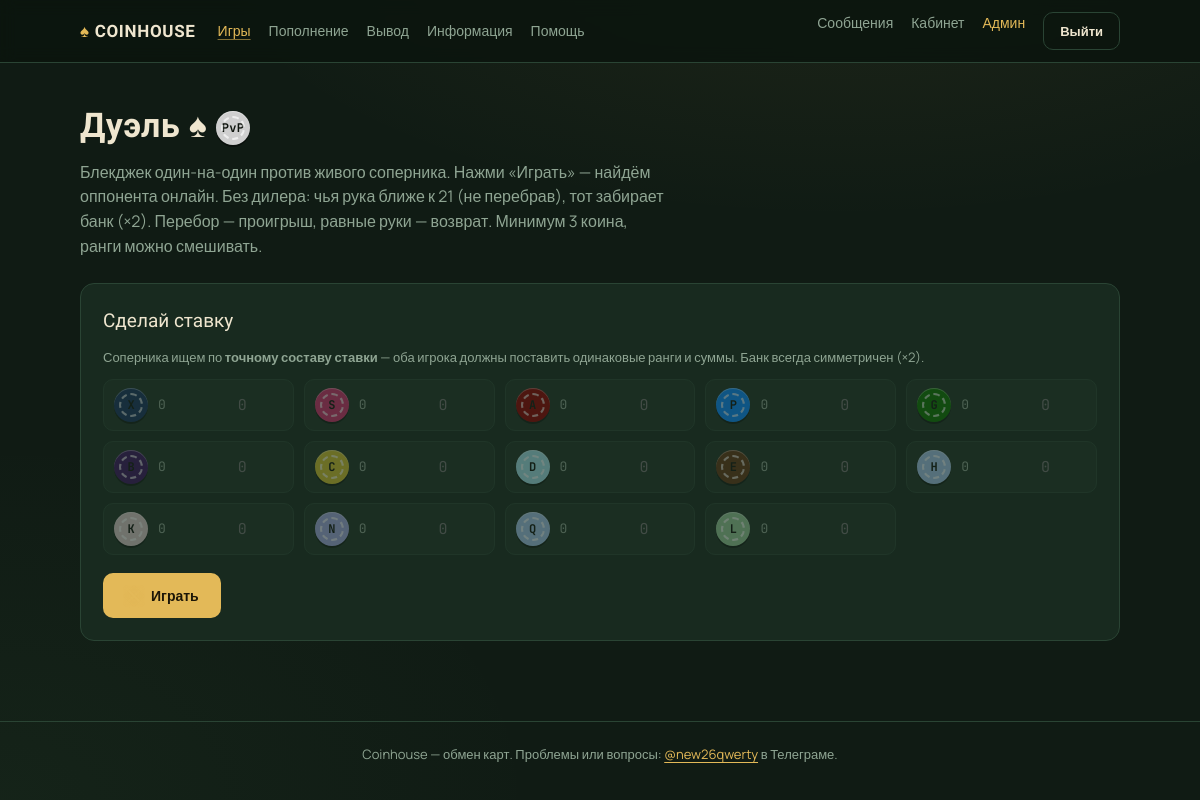
/games/duel/ (signed in), run on the app's committed database.
### core/models.py (models this page shows, shortened)
class Balance(models.Model):
    user = models.ForeignKey(settings.AUTH_USER_MODEL, on_delete=models.CASCADE, related_name="balances")
    coin = models.ForeignKey(CoinType, on_delete=models.CASCADE)
    amount = models.PositiveIntegerField(default=0)
    class Meta:
        unique_together = ("user", "coin")
        ordering = ["coin__order"]

class CoinType(models.Model):
    code = models.CharField(max_length=2, unique=True)
    name = models.CharField(max_length=40, blank=True)
    order = models.PositiveSmallIntegerField(default=0)
    class Meta:
        ordering = ["order"]

### core/views.py (the view)
# urls.py: path("games/duel/", views.duel_view, name="duel"),
@login_required
def duel_view(request):
    balances = get_balances(request.user)
    recent = (
        Duel.objects.filter(player1=request.user) | Duel.objects.filter(player2=request.user)
    ).distinct()[:10]
    return render(request, "duel.html", {
        "balances": balances,
        "min_bet": bj.MIN_BET_TOTAL,
        "recent": recent,
    })

### core/context_processors.py (called while the page is built)
def unread_messages(request):
    if request.user.is_authenticated:
        return {"unread_count": request.user.site_messages.filter(is_read=False).count()}
    return {"unread_count": 0}

def panel_pending(request):
    if request.user.is_authenticated and request.user.is_staff:
        from .models import CoinRequest
        return {"panel_pending": CoinRequest.objects.filter(status__in=["pending", "awaiting"]).count()}
    return {"panel_pending": 0}

### core/models.py (called while the page is built)
def get_balances(user):
    coins = list(CoinType.objects.all())
    existing = {b.coin_id: b for b in user.balances.select_related("coin")}
    missing = [Balance(user=user, coin=c) for c in coins if c.id not in existing]
    if missing:
        Balance.objects.bulk_create(missing, ignore_conflicts=True)
        existing = {b.coin_id: b for b in user.balances.select_related("coin")}
    return [existing[c.id] for c in coins if c.id in existing]

### templates/duel.html (shortened to what this page needs)
{% extends 'base.html' %}
{% block content %}
<h1>Дуэль <span class="suit" aria-hidden="true">♠</span> <span class="chip sm" style="vertical-align:middle">PvP</span></h1>
<p class="sub">Блекджек один-на-один против живого соперника. Нажми «Играть» — найдём оппонента онлайн. Без дилера: чья рука ближе к 21 (не перебрав), тот забирает банк (×2). Перебор — проигрыш, равные руки — возврат. Минимум {{ min_bet }} коина, ранги можно смешивать.</p>
<form id="bet-form" class="card">
  <h2 style="margin-top:0">Сделай ставку</h2>
  <p class="helper">Соперника ищем по <b>точному составу ставки</b> — оба игрока должны поставить одинаковые ранги и суммы. Банк всегда симметричен (×2).</p>
  <div class="coin-input-grid">
    {% for b in balances %}
      <div class="coin-input" {% if b.amount == 0 %}style="opacity:.45"{% endif %}>
        <span class="chip sm" data-c="{{ b.coin.code }}">{{ b.coin.code }}</span>
        <span class="helper mono">{{ b.amount }}</span>
        <input type="number" min="0" max="{{ b.amount }}" step="1" data-code="{{ b.coin.code }}" placeholder="0" {% if b.amount == 0 %}disabled{% endif %}>
      </div>
    {% endfor %}
  </div>
  <button class="btn btn-with-icon" type="submit">
    <span class="icon-swords sm" aria-hidden="true"></span>
    <span>Играть</span>
  </button>
</form>
{% endblock %}

### static/css/style.css (style rules this page uses)
:root { --bg:#101b14; --bg2:#0b140e; --surface:#182a1f; --surface2:#1f3527; --line:#2a4434; --gold:#e3b958; --gold-soft:#caa44e; --cream:#efe6cf; --muted:#8fa593; --red:#c8553d; --green:#6fbf73; --radius:14px; --font-display:'Unbounded',sans-serif; --font-body:'Manrope',sans-serif; --font-mono:'JetBrains Mono',monospace; }
* { box-sizing:border-box;margin:0;padding:0 }
html { scroll-behavior:smooth }
body { font-family:var(--font-body);color:var(--cream); background: radial-gradient(1100px 500px at 70% -10%, rgba(227,185,88,.07), transparent 60%), radial-gradient(900px 600px at 0% 100%, rgba(111,191,115,.05), transparent 60%), var(--bg); min-height:100vh;line-height:1.55; }
h1 { font-family:var(--font-display);font-weight:600;font-size:clamp(24px,4vw,34px);letter-spacing:.01em;margin-bottom:8px }
h2 { font-family:var(--font-display);font-weight:500;font-size:19px;margin:28px 0 12px }
.sub { color:var(--muted);max-width:60ch;margin-bottom:24px }
.card { background:var(--surface);border:1px solid var(--line);border-radius:var(--radius);padding:22px }
.chip { display:inline-flex;align-items:center;justify-content:center; width:46px;height:46px;border-radius:50%; font-family:var(--font-mono);font-weight:700;font-size:15px; position:relative;color:#10160f; box-shadow:0 2px 0 rgba(0,0,0,.45), inset 0 1px 0 rgba(255,255,255,.35); background:var(--c,#cfcfcf); flex:0 0 auto; }
.chip::after { content:"";position:absolute;inset:5px;border-radius:50%; border:2px dashed rgba(255,255,255,.65); }
.chip.sm { width:34px;height:34px;font-size:12px }
.chip[data-c="X"] { --c:#16355F }
.chip[data-c="S"] { --c:#CF306D }
.chip[data-c="A"] { --c:#8F0000 }
.chip[data-c="P"] { --c:#058BFF }
.chip[data-c="G"] { --c:#0C7500 }
.chip[data-c="B"] { --c:#3B1660 }
.chip[data-c="C"] { --c:#D0C22F }
.chip[data-c="D"] { --c:#9FE1E9 }
.chip[data-c="E"] { --c:#603816 }
.chip[data-c="H"] { --c:#9fc4e8 }
.chip[data-c="K"] { --c:#DBCACA }
.chip[data-c="N"] { --c:#a0a8e0 }
.chip[data-c="Q"] { --c:#9fc4e8 }
.chip[data-c="L"] { --c:#93C896 }
input[type=text],input[type=password],input[type=number],textarea,select { width:100%;background:var(--bg2);border:1px solid var(--line);color:var(--cream); border-radius:10px;padding:10px 12px;font-family:var(--font-body);font-size:15px; }
input[type=number] { font-family:var(--font-mono) }
.coin-input { display:flex;align-items:center;gap:10px;background:var(--surface2);border:1px solid var(--line);border-radius:10px;padding:8px 10px }
.coin-input input { width:90px;border:none;background:transparent;padding:6px 4px;text-align:right }
.coin-input-grid { display:grid;grid-template-columns:repeat(auto-fill,minmax(170px,1fr));gap:10px;margin:12px 0 18px }
.helper { font-size:13px;color:var(--muted) }
.btn { display:inline-block;border:none;cursor:pointer;font-family:var(--font-body);font-weight:700; font-size:14px;border-radius:10px;padding:11px 20px;transition:transform .06s ease, filter .15s; background:var(--gold);color:#1c1607; }
.mono { font-family:var(--font-mono) }
@media (hover:none) { .btn { padding:13px 22px } }
.btn-with-icon { display:inline-flex;align-items:center;gap:8px }
.icon-swords { position:relative;width:38px;height:38px;flex:0 0 auto; }
.icon-swords::before,.icon-swords::after { content:"";position:absolute;left:50%;top:50%; width:3px;height:34px;background:var(--gold);border-radius:2px; box-shadow:0 0 6px rgba(227,185,88,.25); }
.icon-swords::before { transform:translate(-50%,-50%) rotate(45deg) }
.icon-swords::after { transform:translate(-50%,-50%) rotate(-45deg) }
.icon-swords.sm { width:18px;height:18px }
.icon-swords.sm::before,.icon-swords.sm::after { width:2px;height:16px }

### data on the page
Balance: amount "0"
Balance: coin.code "S", amount "0"
Balance: coin.code "A", amount "0"
Balance: coin.code "P", amount "0"
Balance: coin.code "G", amount "0"
Balance: amount "0"
Balance: coin.code "C", amount "0"
Balance: coin.code "D", amount "0"
Balance: coin.code "E", amount "0"
Balance: coin.code "H", amount "0"
Balance: coin.code "K", amount "0"
Balance: coin.code "N", amount "0"
Balance: coin.code "Q", amount "0"
Balance: coin.code "L", amount "0"

### other printed values
{{ min_bet }} "3"
